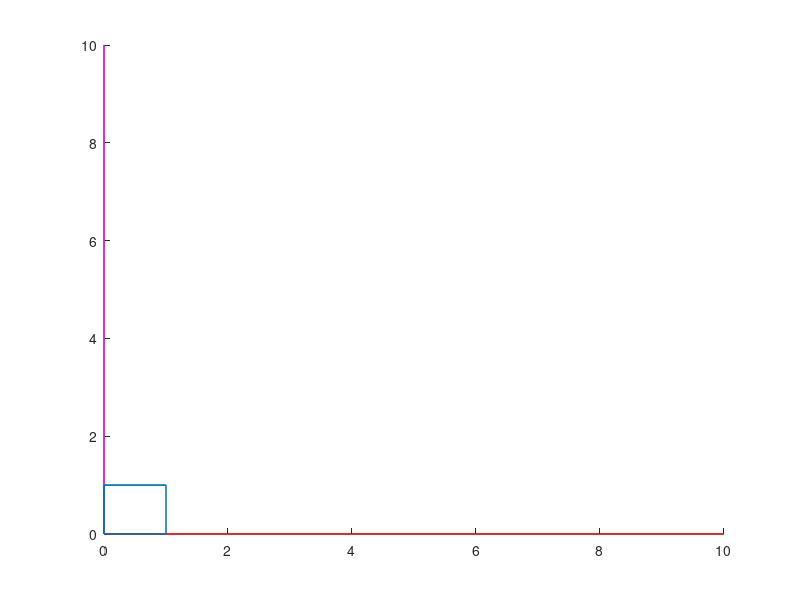

The MATLAB source for this figure: (Note: this script raises an error after producing the figure.)
clf;
clc;
Base1 = [0 0 0];  
Base2 = [1 0 0]; 
Base3 = [1 1 0]; 
Base4 = [0 1 0]; 
Base5 = [0 0 1]; 
Base6 = [1 0 1]; 
Base7 = [1 1 1]; 
Base8 = [0 1 1]; 
x = [Base1(1) Base2(1) Base3(1) Base4(1) Base1(1) Base5(1) Base6(1) Base7(1) Base8(1) Base5(1) Base8(1) Base4(1) Base8(1) Base7(1) Base3(1) Base2(1) Base6(1)];
y = [Base1(2) Base2(2) Base3(2) Base4(2) Base1(2) Base5(2) Base6(2) Base7(2) Base8(2) Base5(2) Base8(2) Base4(2) Base8(2) Base7(2) Base3(2) Base2(2) Base6(2)];
z = [Base1(3) Base2(3) Base3(3) Base4(3) Base1(3) Base5(3) Base6(3) Base7(3) Base8(3) Base5(3) Base8(3) Base4(3) Base8(3) Base7(3) Base3(3) Base2(3) Base6(3)];
 line([0 10], [0 0], 'LineWidth', 1, 'Color', 'red');    
 line([0 0], [0 10], 'LineWidth', 1, 'Color', 'magenta');
 line([0 0], [0 0], [0 10], 'LineWidth', 1, 'Color', 'yellow');

Cubo = line(x,y,z);
Cubo.Color = 'blue';
Cubo.LineStyle = '--'; 
Cubo.LineWidth = 2;
axis([-1,2,-1,2,-1,2]); 
axis square; 
grid on 
view(3);
